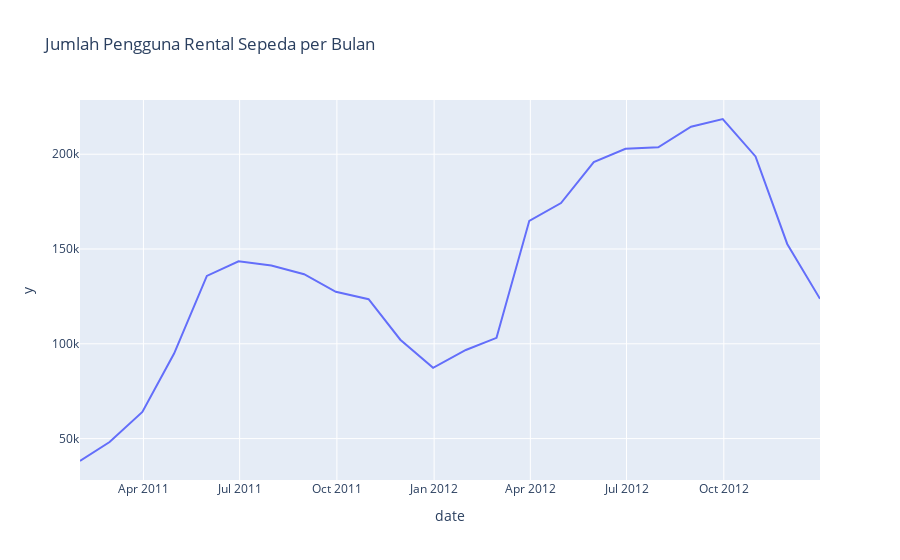

Notebook code for this chart:
### Markdown cell above
### Pertanyaan 1: Jumlah peminjaman sepeda per hari

### Code cell
import plotly.express as px

# Resample the `count` column by month
df_by_month = bike_data.set_index("date").resample("M")["count"].sum()

# Create a Plotly figure
fig = px.line(df_by_month, x=df_by_month.index, y=df_by_month, title="Jumlah Pengguna Rental Sepeda per Bulan")

# Add a hover text that shows the value for each point
fig.update_traces(hovertemplate="Jumlah pengguna: %{y}")

# Plot the figure
fig.show()

### Figure 1 — Plotly figure (JSON) as saved in the notebook; plotly's stock layout.template omitted (floating-point values rounded to 4 significant figures)
{"data": [{"hovertemplate": "Jumlah pengguna: %{y}", "legendgroup": "", "line": {"color": "#636efa", "dash": "solid"}, "marker": {"symbol": "circle"}, "mode": "lines", "name": "", "orientation": "v", "showlegend": false, "type": "scatter", "x": ["2011-01-31T00:00:00", "2011-02-28T00:00:00", "2011-03-31T00:00:00", "2011-04-30T00:00:00", "2011-05-31T00:00:00", "2011-06-30T00:00:00", "2011-07-31T00:00:00", "2011-08-31T00:00:00", "2011-09-30T00:00:00", "2011-10-31T00:00:00", "2011-11-30T00:00:00", "2011-12-31T00:00:00", "2012-01-31T00:00:00", "2012-02-29T00:00:00", "2012-03-31T00:00:00", "2012-04-30T00:00:00", "2012-05-31T00:00:00", "2012-06-30T00:00:00", "2012-07-31T00:00:00", "2012-08-31T00:00:00", "2012-09-30T00:00:00", "2012-10-31T00:00:00", "2012-11-30T00:00:00", "2012-12-31T00:00:00"], "xaxis": "x", "y": [38189, 48215, 64045, 94870, 135821, 143512, 141341, 136691, 127418, 123511, 102167, 87323, 96744, 103137, 164875, 174224, 195865, 202830, 203607, 214503, 218573, 198841, 152664, 123713], "yaxis": "y"}], "layout": {"legend": {"tracegroupgap": 0}, "title": {"text": "Jumlah Pengguna Rental Sepeda per Bulan"}, "xaxis": {"anchor": "y", "domain": [0, 1], "title": {"text": "date"}}, "yaxis": {"anchor": "x", "domain": [0, 1], "title": {"text": "y"}}}}
